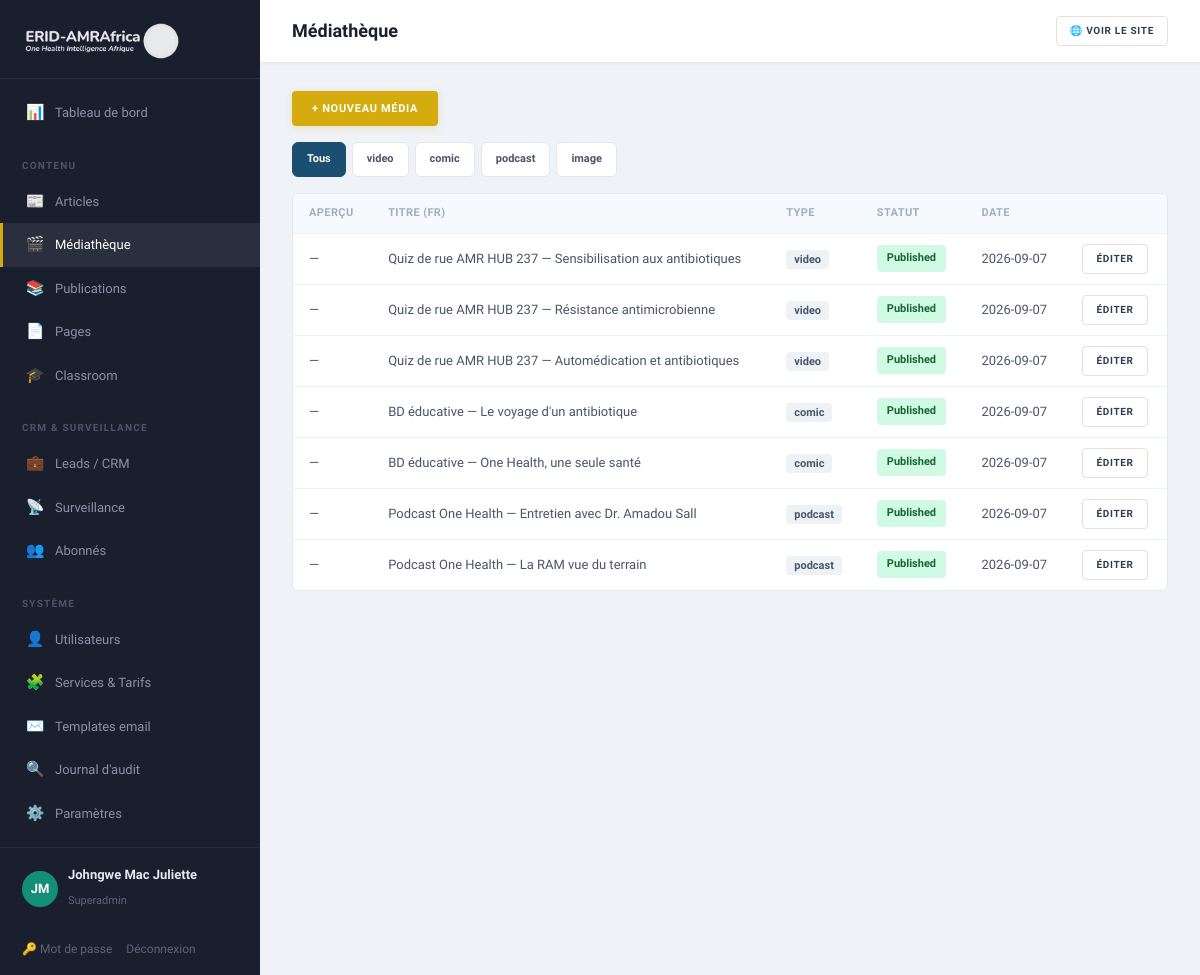
Screenshot of /admin/media (signed in) with the database file from the repository.
### tables this page shows
CREATE TABLE media_items (
    id              INT UNSIGNED AUTO_INCREMENT PRIMARY KEY,
    type            ENUM('video','comic','podcast','image') NOT NULL,
    sub_type        VARCHAR(40)     NULL,
    title_fr        VARCHAR(255)    NOT NULL,
    title_en        VARCHAR(255)    NOT NULL,
    description_fr  TEXT            NULL,
    description_en  TEXT            NULL,
    embed_url       VARCHAR(500)    NULL,             
    thumbnail       VARCHAR(255)    NULL,
    status          ENUM('draft','published') NOT NULL DEFAULT 'published',
    created_at      DATETIME        NOT NULL DEFAULT CURRENT_TIMESTAMP
);

### app/Core/View.php (called while the page is built, shortened)
<?php
final class View
{
    public static function render(string $template, array $data = [], string $layout = 'public'): void
    {
        $root = Config::get('root');
        extract($data, EXTR_SKIP);
        require $root . '/app/Views/' . $template . '.php';
    }
    public static function e(?string $s): string
    {
        return htmlspecialchars((string) $s, ENT_QUOTES, 'UTF-8');
    }
}

### app/Core/Controller.php (called while the page is built, shortened)
<?php
abstract class Controller
{
    protected function view(string $template, array $data = [], string $layout = 'public'): void
    {
        View::render($template, $data, $layout);
    }
    protected function input(string $key, ?string $default = null): ?string
    {
        $v = $_POST[$key] ?? $_GET[$key] ?? $default;
        return is_string($v) ? trim($v) : $default;
    }
}

### app/Controllers/Admin/MediaController.php (called while the page is built, shortened)
<?php
final class MediaController extends Controller
{
    public function index(): void
    {
        $filter = $this->input('type');
        $params = [];
        $where  = '1=1';
        $page = max(1, (int) ($this->input('page') ?: 1));
        $total = (int) Database::one("SELECT COUNT(*) AS c FROM media_items WHERE {$where}", $params)['c'];
        $totalPages = max(1, (int) ceil($total / 20));
        $offset = ($page - 1) * 20;
        $items = Database::all("SELECT * FROM media_items WHERE {$where} ORDER BY created_at DESC LIMIT 20 OFFSET {$offset}", $params);
        $this->view('admin/media', ['title' => 'Médiathèque', 'items' => $items, 'filter' => $filter, 'page' => $page, 'totalPages' => $totalPages], 'admin');
    }
}

### public/index.php (called while the page is built, shortened)
<?php
$router = new Router();
$router->dispatch($_SERVER['REQUEST_METHOD'], $_SERVER['REQUEST_URI']);

### app/Core/Database.php (called while the page is built, shortened)
<?php
final class Database
{
    private static ?PDO $pdo = null;
    public static function pdo(): PDO
    {
        if (self::$pdo === null) {
            $cfg = Config::get('db');
            $dsn = sprintf(
                'mysql:host=%s;port=%s;dbname=%s;charset=utf8mb4',
                $cfg['host'], $cfg['port'], $cfg['name']
            );
            try {
                self::$pdo = new PDO($dsn, $cfg['user'], $cfg['pass'], [
                    PDO::ATTR_ERRMODE            => PDO::ERRMODE_EXCEPTION,
                    PDO::ATTR_DEFAULT_FETCH_MODE => PDO::FETCH_ASSOC,
                    PDO::ATTR_EMULATE_PREPARES   => false,
                    PDO::MYSQL_ATTR_INIT_COMMAND => "SET NAMES utf8mb4 COLLATE utf8mb4_unicode_ci",
                ]);
            } catch (PDOException $e) {
                http_response_code(500);
                exit('Database connection failed.');
            }
        }
        return self::$pdo;
    }
    public static function all(string $sql, array $params = []): array
    {
        $stmt = self::pdo()->prepare($sql);
        $stmt->execute($params);
        return $stmt->fetchAll();
    }
}

### app/Views/admin/media.php (the view, shortened to what this page needs)
<?php
use App\Core\View; $e = fn($s) => View::e($s);
?>
<div class="toolbar"><a class="btn btn-gold" href="/admin/media/new">+ Nouveau média</a></div>
<div class="filters">
  <?php foreach (['', 'video','comic','podcast','image'] as $t): ?>
    <a class="chip <?= ($filter ?? null) === ($t ?: null) ? 'on' : '' ?>" href="/admin/media<?= $t ? '?type='.$t : '' ?>"><?= $e($t ?: 'Tous') ?></a>
  <?php endforeach; ?>
</div>
<div class="panel">
  <table class="data-table">
    <thead><tr><th>Aperçu</th><th>Titre (FR)</th><th>Type</th><th>Statut</th><th>Date</th><th></th></tr></thead>
    <tbody>
    <?php foreach ($items as $m): ?>
      <tr>
        <td><?php if ($m['thumbnail']): ?><img src="<?= $e($m['thumbnail']) ?>" alt="" style="height:40px;border-radius:4px"><?php else: ?>—<?php endif; ?></td>
        <td><?= $e($m['title_fr']) ?></td>
        <td><span class="badge"><?= $e($m['type']) ?></span></td>
        <td><span class="status status-<?= $e($m['status']) ?>"><?= $e($m['status']) ?></span></td>
        <td><?= $e(substr($m['created_at'], 0, 10)) ?></td>
        <td><a href="/admin/media/<?= (int)$m['id'] ?>/edit" class="btn btn-ghost sm">Éditer</a></td>
      </tr>
    <?php endforeach; ?>
    </tbody>
  </table>
</div>

### app/Core/Router.php (shortened to what this page needs)
<?php
final class Router
{
    private array $routes = ['GET' => [], 'POST' => []];
    public function get(string $path, callable|array $handler): void
    {
        $this->routes['GET'][$this->normalize($path)] = $handler;
    }
    public function post(string $path, callable|array $handler): void
    {
        $this->routes['POST'][$this->normalize($path)] = $handler;
    }
    private function normalize(string $path): string
    {
        return '/' . trim($path, '/');
    }
    public function dispatch(string $method, string $uri): void
    {
        $path = $this->normalize(parse_url($uri, PHP_URL_PATH) ?: '/');
        foreach ($this->routes[$method] ?? [] as $route => $handler) {
            $pattern = '#^' . preg_replace('#\{[a-zA-Z_]+\}#', '([^/]+)', $route) . '$#';
            if (preg_match($pattern, $path, $m)) {
                array_shift($m);
                $this->invoke($handler, $m);
                return;
            }
        }
    }
    private function invoke(callable|array $handler, array $args): void
    {
        if (is_array($handler)) {
            [$class, $method] = $handler;
            (new $class())->{$method}(...$args);
            return;
        }
    }
}

### public/assets/css/app.css (style rules this page uses)
:root { --navy:#1B4F72;--navy-d:#154360;--navy-l:#2E86C1; --teal:#148F77;--teal-d:#0E6655;--teal-l:#1ABC9C; --gold:#D4AC0D;--gold-d:#B7950B;--gold-l:#F4D03F; --green:#27AE60;--green-d:#1E8449;--green-l:#58D68D; --burgundy:#78281F;--burgundy-d:#5B1F18; --red:#CB4335;--warm:#F8F4EF; --accent:#148F77; --c-spillover:#1B4F72;--c-amr:#148F77;--c-policy:#D4AC0D;--c-tech:#27AE60; --ink:#2C3E50;--muted:#717D8A;--light:#A6ACAF; --bg:#FCFAF7;--bg-alt:#F4F0EB;--card:#fff;--line:#E5E0D8; --font-d:'Merriweather',Georgia,serif; --font-b:'Source Sans 3','Source Sans Pro',system-ui,sans-serif; --w:1140px; --radius:10px;--radius-sm:6px;--radius-xs:4px; --shadow:0 2px 12px rgba(44,62,80,.05); --shadow-lg:0 8px 28px rgba(44,62,80,.08); --shadow-hover:0 6px 24px rgba(44,62,80,.1); }
*,*::before,*::after { box-sizing:border-box }
html { overflow-x:hidden }
body { margin:0;font-family:var(--font-b);color:var(--ink);background:var(--bg);line-height:1.7;font-size:15.5px;-webkit-font-smoothing:antialiased;overflow-x:hidden }
a { color:var(--ink);text-decoration:none;transition:color .25s }
.btn { display:inline-flex;align-items:center;justify-content:center;gap:6px;padding:10px 20px;font-weight:700;border:none;cursor:pointer;font-size:11px;font-family:var(--font-b);text-transform:uppercase;letter-spacing:.7px;transition:all .25s;line-height:1.4;border-radius:var(--radius-xs);position:relative }
.btn.sm { padding:7px 13px;font-size:10px }
.btn-gold { background:var(--gold);color:#fff;box-shadow:0 2px 8px rgba(212,172,13,.2) }
.btn-ghost { background:#fff;border:1px solid var(--line);color:var(--ink) }
body.admin { display:flex;background:#EFF2F7;font-family:var(--font-b);min-height:100vh }
.panel { background:#fff;border:1px solid #E2E8F0;padding:0;margin-bottom:18px;border-radius:var(--radius-sm);overflow:hidden }
.panel > table { margin:0 }
.panel > .data-table { margin:0 }
.data-table { width:100%;border-collapse:collapse }
.data-table th { text-align:left;padding:10px 16px;font-size:11px;text-transform:uppercase;color:#A0AEC0;border-bottom:1px solid #EDF2F7;letter-spacing:.4px;font-weight:600;background:#F7FAFC }
.data-table td { padding:10px 16px;border-bottom:1px solid #EDF2F7;vertical-align:middle;font-size:13px;color:#4A5568 }
.data-table tr:last-child td { border-bottom:none }
.badge { background:#EDF2F7;color:#4A5568;padding:3px 8px;font-size:11px;font-weight:600;border-radius:4px }
.status { padding:4px 10px;font-size:11px;font-weight:700;text-transform:capitalize;border-radius:4px;display:inline-block }
.status-published { background:#D1FAE5;color:#166534 }
.filters,.toolbar { margin-bottom:16px;display:flex;gap:6px;flex-wrap:wrap;align-items:center }
.chip { padding:7px 14px;border:1px solid #E2E8F0;background:#fff;color:#4A5568;font-size:11px;font-weight:600;border-radius:6px;transition:all .2s;cursor:pointer }
.chip.on { background:var(--navy);color:#fff;border-color:var(--navy) }

### rows the page displays
media_items: title_fr "Quiz de rue AMR HUB 237 — Sensibilisation aux antibiotiques", type "video", status "Published", created_at "2026-09-07"
media_items: title_fr "Quiz de rue AMR HUB 237 — Résistance antimicrobienne", type "video", status "Published", created_at "2026-09-07"
media_items: title_fr "Quiz de rue AMR HUB 237 — Automédication et antibiotiques", type "video", status "Published", created_at "2026-09-07"
media_items: title_fr "BD éducative — Le voyage d'un antibiotique", type "comic", status "Published", created_at "2026-09-07"
media_items: title_fr "BD éducative — One Health, une seule santé", type "comic", status "Published", created_at "2026-09-07"
media_items: title_fr "Podcast One Health — Entretien avec Dr. Amadou Sall", type "podcast", status "Published", created_at "2026-09-07"
media_items: title_fr "Podcast One Health — La RAM vue du terrain", type "podcast", status "Published", created_at "2026-09-07"

### other values shown
$e($t ?: 'Tous') "Tous"
$e($t ?: 'Tous') "video"
$e($t ?: 'Tous') "comic"
$e($t ?: 'Tous') "podcast"
$e($t ?: 'Tous') "image"
